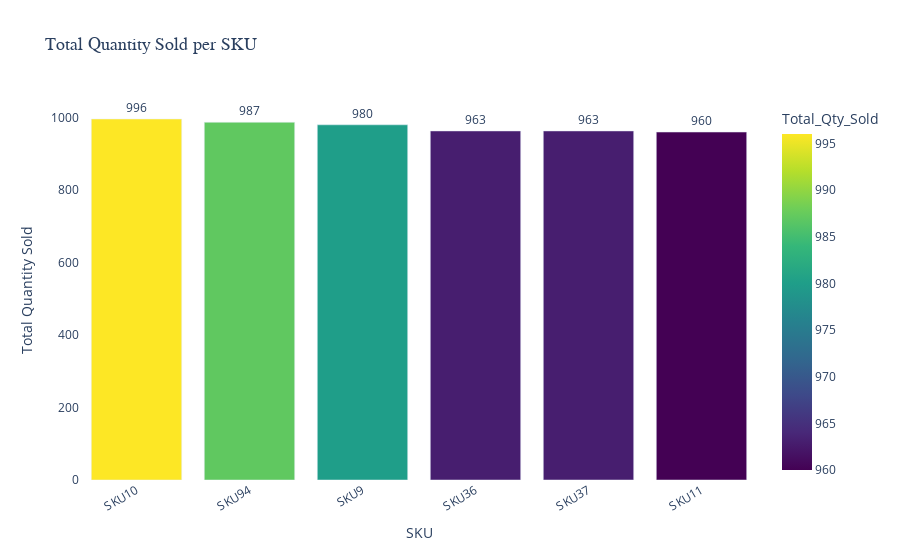

Notebook source saved alongside this figure:
### Code cell
fig = px.bar(
    df_sku_sold,
    x='SKU',
    y='Total_Qty_Sold',
    text='Total_Qty_Sold',               # show values on top
    title='Total Quantity Sold per SKU',
    color='Total_Qty_Sold',              # optional: color gradient
    color_continuous_scale='Viridis'
)

# Beautification
fig.update_traces(
    texttemplate='%{text:,}',            # formatted numbers with commas
    textposition='outside'
)

fig.update_layout(
    xaxis_title='SKU',
    yaxis_title='Total Quantity Sold',
    title_font=dict(size=18, family='Arial'),
    xaxis_tickangle=-30,
    plot_bgcolor='white',
    yaxis=dict(showgrid=True)
)

fig.show()

### Figure 1 — Plotly figure (JSON) as saved in the notebook; plotly's stock layout.template omitted (floating-point values rounded to 4 significant figures)
{"data": [{"alignmentgroup": "True", "hovertemplate": "SKU=%{x}<br>Total_Qty_Sold=%{marker.color}<extra></extra>", "legendgroup": "", "marker": {"color": [996, 987, 980, 963, 963, 960], "coloraxis": "coloraxis", "pattern": {"shape": ""}}, "name": "", "offsetgroup": "", "orientation": "v", "showlegend": false, "text": [996, 987, 980, 963, 963, 960], "textposition": "outside", "texttemplate": "%{text:,}", "type": "bar", "x": ["SKU10", "SKU94", "SKU9", "SKU36", "SKU37", "SKU11"], "xaxis": "x", "y": [996, 987, 980, 963, 963, 960], "yaxis": "y"}], "layout": {"barmode": "relative", "coloraxis": {"colorbar": {"title": {"text": "Total_Qty_Sold"}}, "colorscale": [[0, "#440154"], [0.1111, "#482878"], [0.2222, "#3e4989"], [0.3333, "#31688e"], [0.4444, "#26828e"], [0.5556, "#1f9e89"], [0.6667, "#35b779"], [0.7778, "#6ece58"], [0.8889, "#b5de2b"], [1, "#fde725"]]}, "legend": {"tracegroupgap": 0}, "plot_bgcolor": "white", "title": {"font": {"family": "Arial", "size": 18}, "text": "Total Quantity Sold per SKU"}, "xaxis": {"anchor": "y", "domain": [0, 1], "tickangle": -30, "title": {"text": "SKU"}}, "yaxis": {"anchor": "x", "domain": [0, 1], "showgrid": true, "title": {"text": "Total Quantity Sold"}}}}
